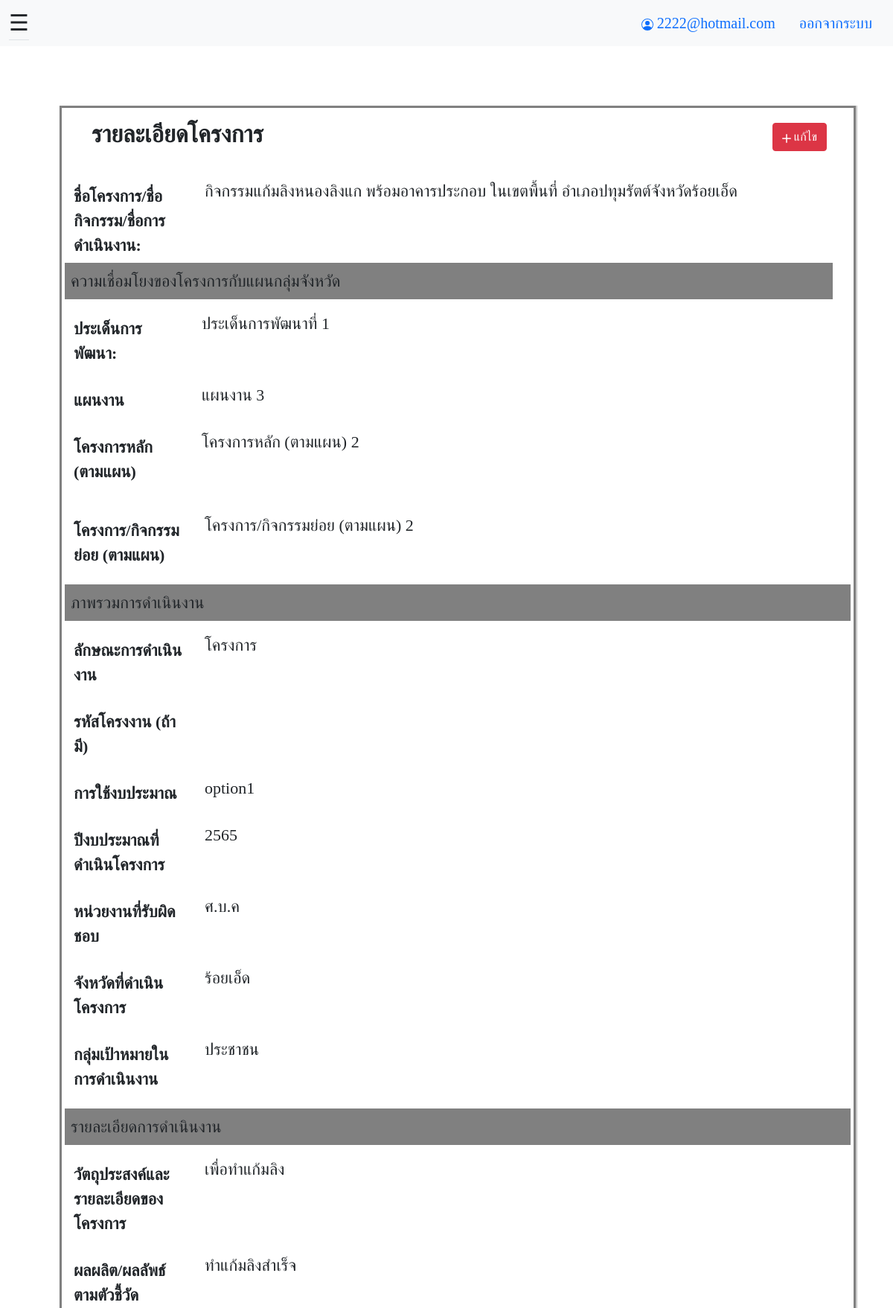
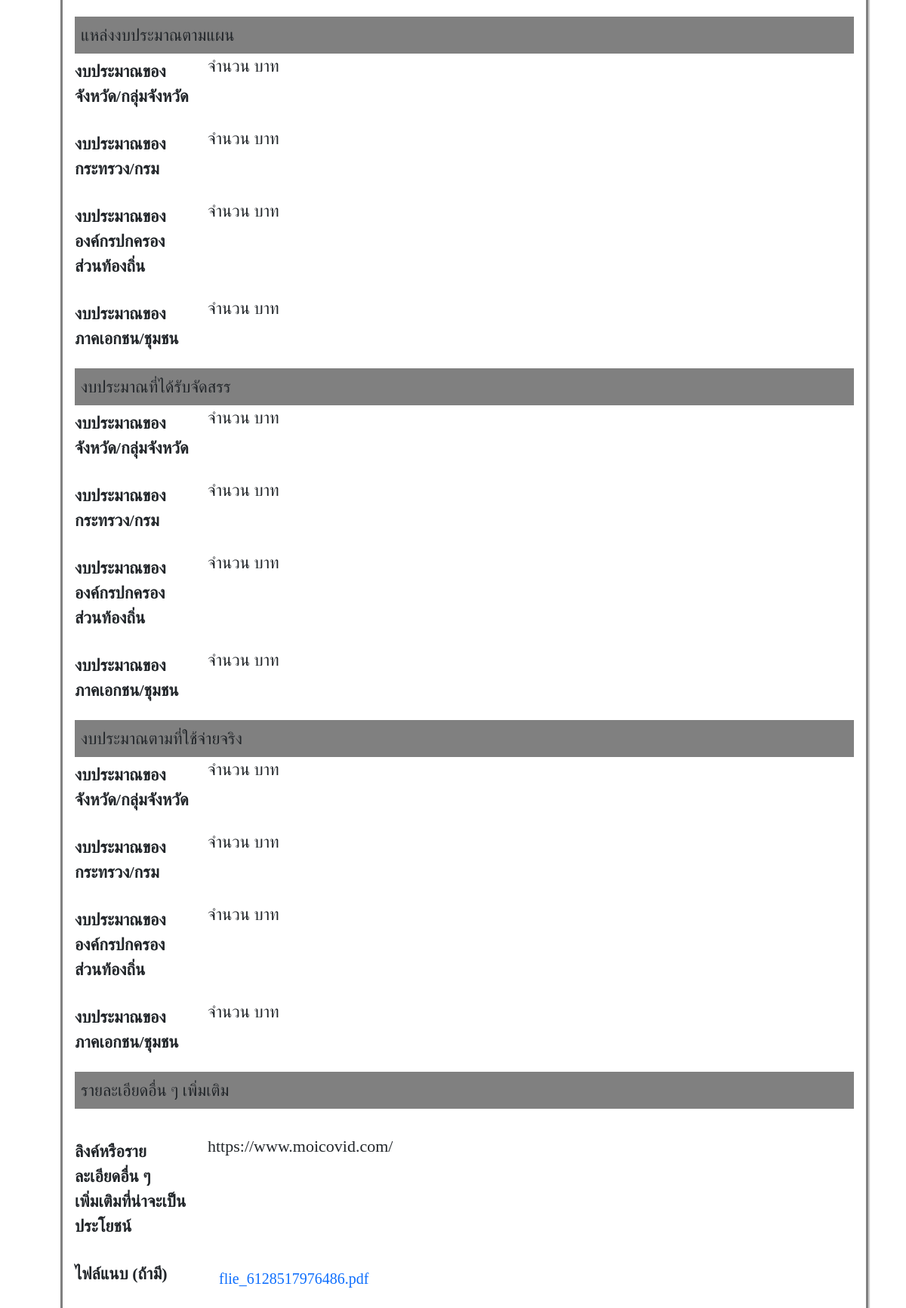
The page /index/detail.php?project_id=14 (signed in) on the database its author committed (2 pictures, top to bottom).
### tables this page shows
CREATE TABLE `project` (
  `project_id` int(11) NOT NULL,
  `project_name` varchar(100) NOT NULL,
  `development_subject` varchar(200) NOT NULL,
  `project_roadmap` varchar(100) NOT NULL,
  `project_main` varchar(100) NOT NULL,
  `project_sub` varchar(100) NOT NULL,
  `operation_type` varchar(200) NOT NULL,
  `project_code` varchar(100) NOT NULL,
  `use_budget` varchar(200) NOT NULL,
  `budget_year` varchar(200) NOT NULL,
  `institution` varchar(100) NOT NULL,
  `province` varchar(100) NOT NULL,
  `target_user` varchar(100) NOT NULL,
  `project_objective` varchar(200) NOT NULL,
  `project_result` varchar(200) NOT NULL,
  `project_additional` varchar(200) NOT NULL,
  `budget_province_plan` int(11) DEFAULT NULL,
  `budget_province_receive` int(11) DEFAULT NULL,
  `budget_province_use` int(11) DEFAULT NULL,
  `budget_department_plan` int(11) DEFAULT NULL,
  `budget_department_receive` int(11) DEFAULT NULL,
  `budget_department_use` int(11) DEFAULT NULL,
  `budget_local_plan` int(11) DEFAULT NULL,
  `budget_local_receive` int(11) DEFAULT NULL,
  `budget_local_use` int(11) DEFAULT NULL,
  `budget_private_plan` int(11) DEFAULT NULL,
  `budget_private_receive` int(11) DEFAULT NULL,
  `budget_private_use` int(11) DEFAULT NULL,
  `user_id` int(11) NOT NULL,
  `file_path` varchar(200) NOT NULL
);

### index/detail.php (the view, shortened to what this page needs)
<!DOCTYPE html>
<html lang="en">
<head>
  <?php include "../connect.php" ?>
</head>
<body>
  <?php
  $stmt = $pdo->prepare("SELECT * FROM project where project_id = ?");
  $stmt->bindParam(1, $_GET["project_id"]);
  $stmt->execute();
  ?>
  <header>
    <nav class="navbar navbar-expand-lg navbar-light bg-light">
      <div class="container-fluid">
        <ul class="nav nav-tabs">
          <li class="nav-item">
            <span clss="marginle" style="font-size:30px;cursor:pointer" onclick="openNav()">&#9776; </span>
          </li>
        </ul>
        <ul class="nav justify-content-end">
        <li class="nav-item">
              <a class=nav-link active aria-current="page"> <?php echo $_COOKIE["user_email"]; ?></a>
        </li>
          <li class="nav-item">
            <a class="nav-link active" aria-current="page" href="../login/index.php">ออกจากระบบ</a>
          </li>
        </ul>
  </header>
  <?php $row = $stmt->fetch()  ?>
  <div id="main" class="main bd-main order-1">
    <div class="bd-intro ps-lg-4">
      <div class="d-md-flex flex-md-row-reverse align-items-center justify-content-between">
        <a class="btn btn-danger" href="edit_project.php?project_id=<?= $row["project_id"] ?>" title="edit" rel="noopener" style="margin-right: 20px;"><svg xmlns="http://www.w3.org/2000/svg" width="12" height="12" fill="currentColor" class="bi bi-plus-lg" viewBox="0 0 16 16">
            <path d="M8 0a1 1 0 0 1 1 1v6h6a1 1 0 1 1 0 2H9v6a1 1 0 1 1-2 0V9H1a1 1 0 0 1 0-2h6V1a1 1 0 0 1 1-1z" />
          </svg> แก้ไข </a>
        <h2 class="bd-title" id="content" style="font-weight: bold;">รายละเอียดโครงการ</h2>
      </div>
    </div>
    <br>
    <div class="w-100 bd-highlight">
      <div class="row mb-3">
        <label for="project_code" class="col-sm-2 col-form-label" style="font-weight: bold;">ชื่อโครงการ/ชื่อกิจกรรม/ชื่อการดำเนินงาน:</label>
        <div class="col-sm-10">
          <?= $row["project_name"] ?>
        </div>
        <div class="row mb-3">
          <div class="-flex p-2 bd-highlight" style="background-color: gray;">
            <label>ความเชื่อมโยงของโครงการกับแผนกลุ่มจังหวัด
            </label>
          </div>
        </div>
        <div class="row mb-3">
          <label for="project_code" class="col-sm-2 col-form-label" style="font-weight: bold;">ประเด็นการพัฒนา: </label>
          <div class="col-sm-10">
            <?= $row["development_subject"] ?>
          </div>
        </div>
        <div class="row mb-3">
          <label for="project_code" class="col-sm-2 col-form-label" style="font-weight: bold;">แผนงาน</label>
          <div class="col-sm-10">
            <?= $row["project_roadmap"] ?>
          </div>
        </div>
        <div class="row mb-3">
          <label for="project_code" class="col-sm-2 col-form-label" style="font-weight: bold;">โครงการหลัก (ตามแผน)</label>
          <div class="col-sm-10">
            <?= $row["project_main"] ?>
          </div>
        </div>
      </div>
      <div class="row mb-3">
        <label for="project_code" class="col-sm-2 col-form-label" style="font-weight: bold;">โครงการ/กิจกรรมย่อย (ตามแผน)</label>
        <div class="col-sm-10">
          <?= $row["project_sub"] ?>
        </div>
      </div>
      <div class="row mb-3">
        <div class="-flex p-2 bd-highlight" style="background-color: gray;">
          <label>ภาพรวมการดำเนินงาน</label>
        </div>
      </div>
      <div class="row mb-3">
        <label for="project_code" class="col-sm-2 col-form-label" style="font-weight: bold;">ลักษณะการดำเนินงาน</label>
        <div class="col-sm-10">
          <?= $row["operation_type"] ?>
        </div>
      </div>
      <div class="row mb-3">
        <label for="project_code" class="col-sm-2 col-form-label" style="font-weight: bold;">รหัสโครงงาน (ถ้ามี)</label>
        <div class="col-sm-10">
        </div>
      </div>
      <div class="row mb-3">
        <label for="project_code" class="col-sm-2 col-form-label" style="font-weight: bold;">การใช้งบประมาณ</label>
        <div class="col-sm-10">
          <?= $row["use_budget"] ?>
        </div>
      </div>
      <div class="row mb-3">
        <label for="project_code" class="col-sm-2 col-form-label" style="font-weight: bold;">ปีงบประมาณที่ดำเนินโครงการ</label>
        <div class="col-sm-10">
          <?= $row["budget_year"] ?>
        </div>
      </div>
      <div class="row mb-3">
        <label for="project_code" class="col-sm-2 col-form-label" style="font-weight: bold;">หน่วยงานที่รับผิดชอบ</label>
        <div class="col-sm-10">
          <?= $row["institution"] ?>
        </div>
      </div>
      <div class="row mb-3">
        <label for="project_code" class="col-sm-2 col-form-label" style="font-weight: bold;">จังหวัดที่ดำเนินโครงการ</label>
        <div class="col-sm-10">
          <?= $row["province"] ?>
        </div>
      </div>
      <div class="row mb-3">
        <label for="project_code" class="col-sm-2 col-form-label" style="font-weight: bold;">กลุ่มเป้าหมายในการดำเนินงาน</label>
        <div class="col-sm-10">
          <?= $row["target_user"] ?>
        </div>
      </div>
      <div class="row mb-3">
        <div class="-flex p-2 bd-highlight" style="background-color: gray;">
          <label>รายละเอียดการดำเนินงาน</label>
        </div>
      </div>
      <div class="row mb-3">
        <label for="project_code" class="col-sm-2 col-form-label" style="font-weight: bold;">วัตถุประสงค์และรายละเอียดของโครงการ</label>
        <div class="col-sm-10">
          <?= $row["project_objective"] ?>
        </div>
      </div>
      <div class="row mb-3">
        <label for="project_code" class="col-sm-2 col-form-label" style="font-weight: bold;">ผลผลิต/ผลลัพธ์ ตามตัวชี้วัด</label>
        <div class="col-sm-10">
          <?= $row["project_result"] ?>
        </div>
      </div>
      <div>
        <div class="-flex p-2 bd-highlight" style="background-color: gray;">
          <label>แหล่งงบประมาณตามแผน</label>
        </div>
        <div class="row mb-3">
          <label for="project_code" class="col-sm-2 col-form-label" style="font-weight: bold;">งบประมาณของจังหวัด/กลุ่มจังหวัด</label>
          <div class="col-sm-10">
            จำนวน <?= $row["budget_province_plan"] ?> บาท
          </div>
        </div>
        <div class="row mb-3">
          <label for="project_code" class="col-sm-2 col-form-label" style="font-weight: bold;">งบประมาณของกระทรวง/กรม</label>
          <div class="col-sm-10">
            จำนวน <?= $row["budget_department_plan"] ?> บาท
          </div>
        </div>
        <div class="row mb-3">
          <label for="project_code" class="col-sm-2 col-form-label" style="font-weight: bold;">งบประมาณขององค์กรปกครองส่วนท้องถิ่น</label>
          <div class="col-sm-10">
            จำนวน <?= $row["budget_local_plan"] ?> บาท
          </div>
        </div>
        <div class="row mb-3">
          <label for="project_code" class="col-sm-2 col-form-label" style="font-weight: bold;">งบประมาณของภาคเอกชน/ชุมชน</label>
          <div class="col-sm-10">
            จำนวน <?= $row["budget_private_plan"] ?> บาท
          </div>
        </div>
        <div class="-flex p-2 bd-highlight" style="background-color: gray;">
          <label>งบประมาณที่ได้รับจัดสรร</label>
        </div>
        <div class="row mb-3">
          <label for="project_code" class="col-sm-2 col-form-label" style="font-weight: bold;">งบประมาณของจังหวัด/กลุ่มจังหวัด</label>
          <div class="col-sm-10">
            จำนวน <?= $row["budget_province_receive"] ?> บาท
          </div>
        </div>
        <div class="row mb-3">
          <label for="project_code" class="col-sm-2 col-form-label" style="font-weight: bold;">งบประมาณของกระทรวง/กรม</label>
          <div class="col-sm-10">
            จำนวน <?= $row["budget_department_receive"] ?> บาท
          </div>
        </div>
        <div class="row mb-3">
          <label for="project_code" class="col-sm-2 col-form-label" style="font-weight: bold;">งบประมาณขององค์กรปกครองส่วนท้องถิ่น</label>
          <div class="col-sm-10">
            จำนวน <?= $row["budget_local_receive"] ?> บาท
          </div>
        </div>
        <div class="row mb-3">
          <label for="project_code" class="col-sm-2 col-form-label" style="font-weight: bold;">งบประมาณของภาคเอกชน/ชุมชน</label>
          <div class="col-sm-10">
            จำนวน <?= $row["budget_private_receive"] ?> บาท
          </div>
        </div>
        <div class="-flex p-2 bd-highlight" style="background-color: gray;">
          <label>งบประมาณตามที่ใช้จ่ายจริง</label>
        </div>
        <div class="row mb-3">
          <label for="project_code" class="col-sm-2 col-form-label" style="font-weight: bold;">งบประมาณของจังหวัด/กลุ่มจังหวัด</label>
          <div class="col-sm-10">
            จำนวน <?= $row["budget_province_use"] ?> บาท
          </div>
        </div>
        <div class="row mb-3">
          <label for="project_code" class="col-sm-2 col-form-label" style="font-weight: bold;">งบประมาณของกระทรวง/กรม</label>
          <div class="col-sm-10">
            จำนวน <?= $row["budget_department_use"] ?> บาท
          </div>
        </div>
        <div class="row mb-3">
          <label for="project_code" class="col-sm-2 col-form-label" style="font-weight: bold;">งบประมาณขององค์กรปกครองส่วนท้องถิ่น</label>
          <div class="col-sm-10">
            จำนวน <?= $row["budget_local_use"] ?> บาท
          </div>
        </div>
        <div class="row mb-3">
          <label for="project_code" class="col-sm-2 col-form-label" style="font-weight: bold;">งบประมาณของภาคเอกชน/ชุมชน</label>
          <div class="col-sm-10">
            จำนวน <?= $row["budget_private_use"] ?> บาท
          </div>
        </div>
        <div class="-flex p-2 bd-highlight" style="background-color: gray;">
          <label>รายละเอียดอื่น ๆ เพิ่มเติม</label>
        </div><br>
        <div class="row mb-3">
          <label for="project_code" class="col-sm-2 col-form-label" style="font-weight: bold;">ลิงค์หรือรายละเอียดอื่น ๆ <br>เพิ่มเติมที่น่าจะเป็นประโยชน์</label>
          <div class="col-sm-10">
            <?= $row["project_additional"] ?>
          </div>
        </div>
        <div class="row mb-3">
          <label for="project_code" class="col-sm-2 col-form-label" style="font-weight: bold;">ไฟล์แนบ (ถ้ามี)</label>
          <div class="col-sm-10">
            <a class="text-primary decoration-none" href= "upload_file/<?= $row["file_path"] ?>" ><?= $row["file_path"] ?></a>
          </div>
        </div>
      </div>
    </div>
</body>
</html>

### connect.php (shortened to what this page needs)
<!DOCTYPE html>
<html lang="en">
<head>
    <link href="../bootstrap-5.1.0-dist/css/bootstrap.min.css" rel="stylesheet">
    <link href="/web_project/index/StyleIndex.css" rel="stylesheet">
</head>
<body>
</body>
</html>
<html>
<body></body>
</html>

### index/StyleIndex.css (style rules this page uses)
body { font-family: myFirstFont; font-size: 22px; margin-top: 0px; width: auto; margin-left: auto; margin-right: auto; }
div.main { margin-top: 80px; margin-left: 80px; margin-right: 50px; width: auto; position: relative; height: fit-content; border: 3px solid gray; box-shadow: 1px 1px 1px 1px #ccc; }
div a { text-decoration: none; color: white; font-size: 20px; padding: 15px; display:inline-block; }
ul { display: inline; margin: 0; padding: 0; }
ul li { display: inline-block; }
#main { transition: margin-left .5s; padding: 16px; }
label , textarea, option, input { font-size: 22px; }

### rows shown on the page
project: project_name "กิจกรรมแก้มลิงหนองลิงแก พร้อมอาคารประกอบ ในเขตพื้นที่ อำเภอปทุมรัตต์จังหวัดร้อยเอ็ด", development_subject "ประเด็นการพัฒนาที่ 1", project_roadmap "แผนงาน 3", project_main "โครงการหลัก (ตามแผน) 2", project_sub "โครงการ/กิจกรรมย่อย (ตามแผน) 2", operation_type "โครงการ", use_budget "option1", budget_year "2565", institution "ศ.บ.ค", province "ร้อยเอ็ด", target_user "ประชาชน", project_objective "เพื่อทำแก้มลิง", project_result "ทำแก้มลิงสำเร็จ", project_additional "https://www.moicovid.com/", file_path "flie_6128517976486.pdf"

### other values the page prints
$_COOKIE["user_email"] "2222@hotmail.com"
